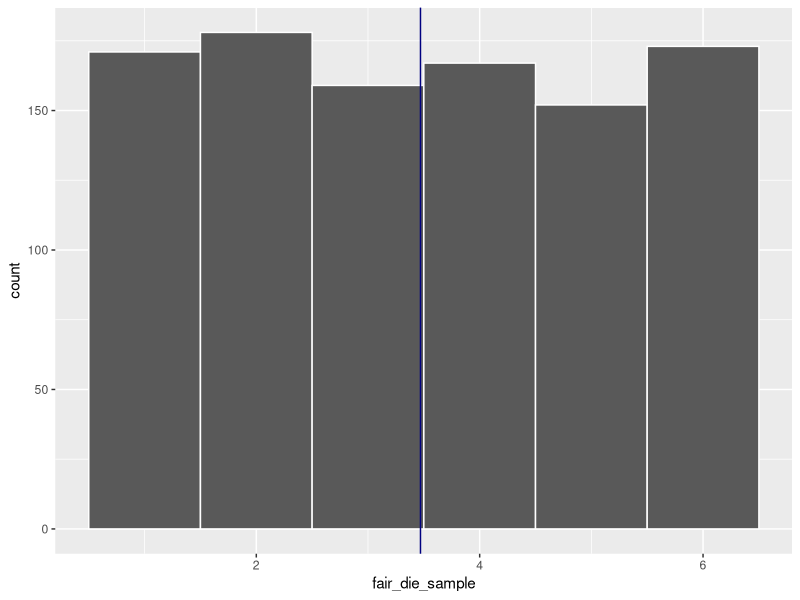
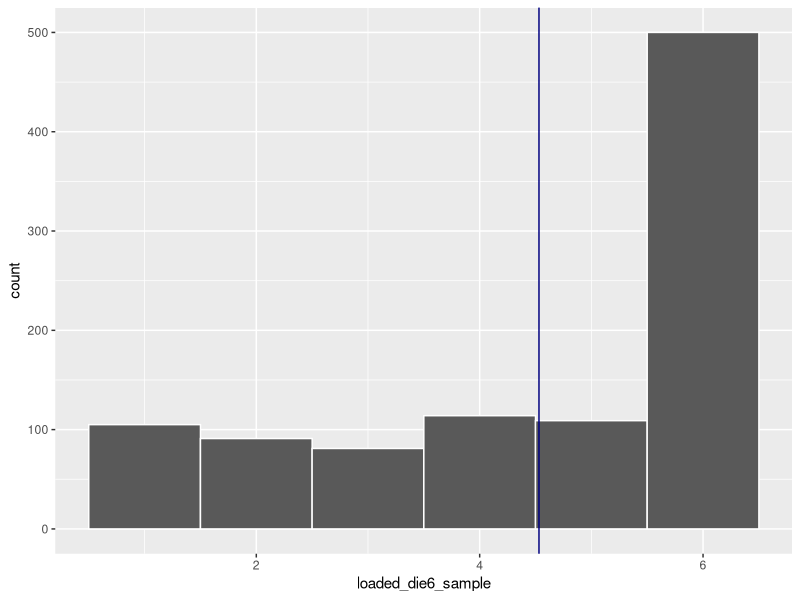
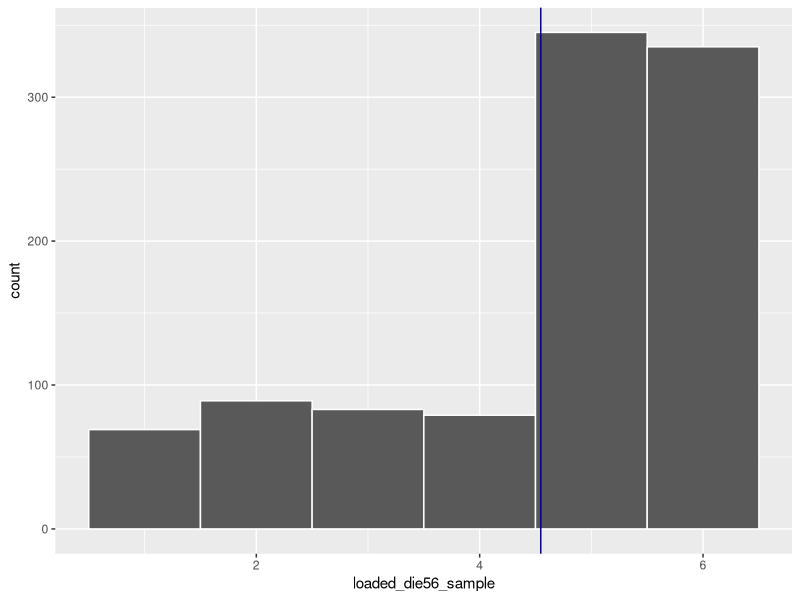

These figures' R source, in order:
## ---- chunk 1
library(tidyverse)
deck <- tibble(
  card = rep(
    c("ace",
      "deuce",
      "three",
      "four",
      "five",
      "six",
      "seven",
      "eight",
      "nine",
      "ten",
      "jack",
      "queen",
      "king"
    ),4),
  suit =
    rep(c(
      "diamonds", 
      "hearts", 
      "clubs", 
      "spades"),
        each = 13),
  color = rep(c("red", 
                "black"),
              each = 26)
)

glimpse(deck)
## ---- chunk 2
pr_black <- deck %>% 
  filter(color == "black") %>% 
  nrow()/nrow(deck)

pr_ace <- deck %>% 
  filter(card == "ace") %>% 
  nrow()/nrow(deck)

pr_black_and_ace <- deck %>% 
  filter(card == "ace" & color == "black") %>% 
  nrow()/nrow(deck)

pr_black + pr_ace - pr_black_and_ace
## ---- chunk 3
pr_red <- deck %>% 
  filter(color == "red") %>% 
  nrow()/nrow(deck)

pr_black * pr_red
## ---- chunk 4
pr_king <- deck %>% 
  filter(card == "king") %>% 
  nrow()/nrow(deck)

pr_king + pr_ace
## ---- chunk 5
pr_ace * pr_ace
## ---- chunk 6
sample_n(deck, 5)
## ---- chunk 7
choose(52, 5)
## ---- chunk 8
(52/52)*(39/51)*(26/50)*(13/49)*(48/48)
## ---- chunk 9
(4/52)+(4/51)+(4/50)+(4/49)+(4/48)
## ---- chunk 10
df <- tibble(
  id   = 1:6,
  name = c('Alice', 'Bob', 'Charlie', 'Diane', 'Fred', 'Jenny')
)

df_pairs <- df %>% 
  rename(id1 = id, name1 = name) %>% 
  crossing(df %>% 
             select(id2 = id, name2 = name)) |> 
  filter(id1 != id2) |> 
  unite(id, id1, id2) %>%
  unite(name, name1, name2) 

df_pairs
## ---- chunk 11
fair_die <- c(1, 2, 3, 4, 5, 6)
loaded_die6 <- c(1, 2, 3, 4, 5, 6, 6, 6, 6, 6)
loaded_die_56 <- c(1, 2, 3, 4, 5, 5, 5, 5, 6, 6, 6, 6)
## ---- chunk 12
set.seed(33)
fair_die_sample <- sample(fair_die, 1000, replace = TRUE)
loaded_die6_sample <- sample(loaded_die6, 1000, replace = TRUE)
loaded_die56_sample <- sample(loaded_die_56, 1000, replace = TRUE)
## ---- chunk 13
df_fair_die_sample <- as.data.frame(fair_die_sample)
df_loaded_die6_sample <- as.data.frame(loaded_die6_sample)
df_loaded_die56_sample <- as.data.frame(loaded_die56_sample)
## ---- chunk 14
mean(fair_die_sample)
## ---- chunk 15
ggplot(df_fair_die_sample, aes(x = fair_die_sample)) +
  geom_histogram(binwidth = 1, color = "white") +
  geom_vline(xintercept = 3.47, color = "navy blue")
## ---- chunk 16
mean(loaded_die6_sample)
## ---- chunk 17
ggplot(df_loaded_die6_sample, aes(x = loaded_die6_sample)) +
  geom_histogram(binwidth = 1, color = "white") +
  geom_vline(xintercept = 4.531, color = "navy blue")
## ---- chunk 18
mean(loaded_die56_sample)
## ---- chunk 19
ggplot(df_loaded_die56_sample, aes(x = loaded_die56_sample)) +
  geom_histogram(binwidth = 1, color = "white") +
  geom_vline(xintercept = 4.547, color = "navy blue")
